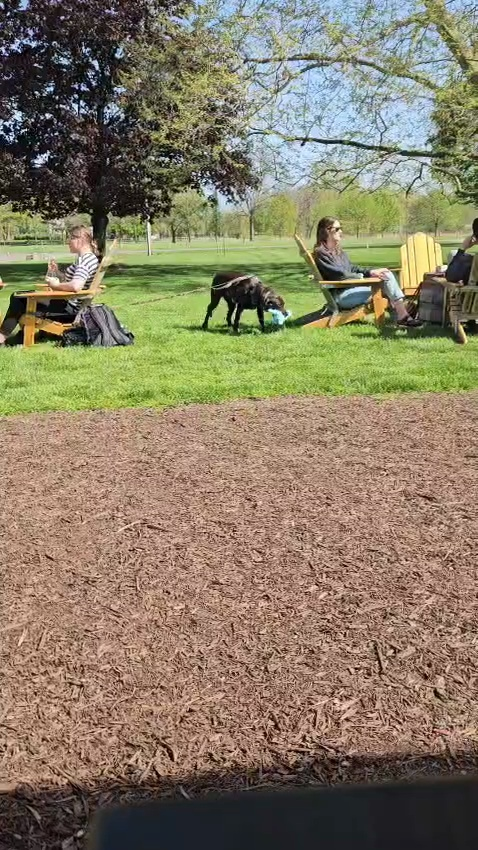
#> input picture frames_opencv/dog_video.MP4/frame_00002.jpg, 478 x 850 px; its folder holds only this picture in this run
$ python detector.py
#> lines starting #> are read from the running program, lines starting #| are printed output that depends on the picture
# import the necessary packages
import argparse
import datetime
import imutils
import time
import cv2
import os
import glob

def detect_motion_in_frames(frames_directory, min_area=500, display=True):
    """
    Process a directory of frame images to detect motion

    Parameters:
    frames_directory (str): Directory containing frame images (should be named in sequence)
    min_area (int): Minimum contour area to be considered motion
    display (bool): Whether to display the processed frames

    Returns:
    list: Frames where motion was detected [(frame_number, bounding_boxes), ...]
    """
#> called with frames_directory = 'frames_opencv/dog_video.MP4', min_area = 500, display = True
    # Get all frame images and sort them
    frame_paths = glob.glob(os.path.join(frames_directory, "frame_*.jpg"))
    frame_paths.sort()

    if len(frame_paths) == 0:
        print("No frames found in the directory.")
        return []

    # Initialize the first frame in the sequence
    firstFrame = None
    results = []

    for i, frame_path in enumerate(frame_paths):
        # Initialize the occupied/unoccupied text
        text = "Unoccupied"

        # Read the current frame
        frame = cv2.imread(frame_path)
#> frame is the input picture: shape (850, 478, 3); mean B, G, R 101.5, 125, 135.5

        if frame is None:
            print(f"Could not read frame: {frame_path}")
            continue

        # Resize the frame, convert it to grayscale, and blur it
        frame = imutils.resize(frame, width=500)
#> frame: shape (889, 500, 3)
        gray = cv2.cvtColor(frame, cv2.COLOR_BGR2GRAY)
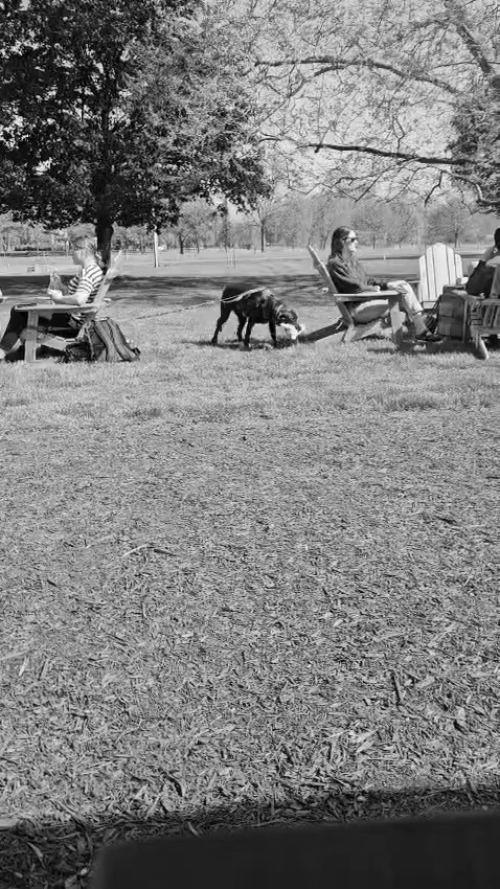
#> gray: shape (889, 500); min 0, max 254, mean 125.3
        gray = cv2.GaussianBlur(gray, (21, 21), 0)
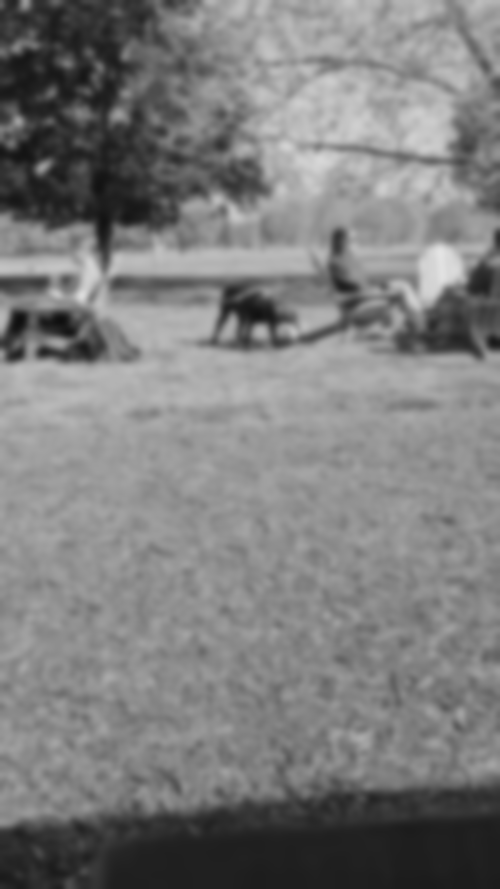
#> gray: shape (889, 500); min 15, max 228, mean 125.3

        # If the first frame is None, initialize it
        if firstFrame is None:
            firstFrame = gray
            continue

        # Compute the absolute difference between the current frame and first frame
        frameDelta = cv2.absdiff(firstFrame, gray)
        thresh = cv2.threshold(frameDelta, 25, 255, cv2.THRESH_BINARY)[1]

        # Dilate the thresholded image to fill in holes, then find contours
        thresh = cv2.dilate(thresh, None, iterations=2)
        cnts = cv2.findContours(thresh.copy(), cv2.RETR_EXTERNAL, cv2.CHAIN_APPROX_SIMPLE)
        cnts = imutils.grab_contours(cnts)

        boxes = []

        # Loop over the contours
        for c in cnts:
            # If the contour is too small, ignore it
            if cv2.contourArea(c) < min_area:
                continue

            # Compute the bounding box for the contour, draw it on the frame,
            # and update the text
            (x, y, w, h) = cv2.boundingRect(c)
            boxes.append((x, y, w, h))
            cv2.rectangle(frame, (x, y), (x + w, y + h), (0, 255, 0), 2)
            text = "Occupied"

        # If motion was detected in this frame, add it to results
        if text == "Occupied":
            frame_number = i
            results.append((frame_number, boxes))

        if display:
            # Draw the text and timestamp on the frame
            cv2.putText(frame, f"Room Status: {text}", (10, 20),
                cv2.FONT_HERSHEY_SIMPLEX, 0.5, (0, 0, 255), 2)
            cv2.putText(frame, f"Frame: {i} - {os.path.basename(frame_path)}",
                (10, frame.shape[0] - 10), cv2.FONT_HERSHEY_SIMPLEX, 0.35, (0, 0, 255), 1)

            # Show the frame and record if the user presses a key
            cv2.imshow("Security Feed", frame)
            cv2.imshow("Thresh", thresh)
            cv2.imshow("Frame Delta", frameDelta)
            key = cv2.waitKey(25) & 0xFF  # Slight delay to control "playback" speed

            # If the 'q' key is pressed, break from the loop
            if key == ord("q"):
                break

    # Close any open windows
    if display:
        cv2.destroyAllWindows()

    return results

def save_results(results, output_path="motion_results.txt"):
    """Save motion detection results to a file"""
#> called with output_path = 'motion_results.txt'
    with open(output_path, 'w') as f:
        f.write(f"Motion detected in {len(results)} frames\n")
        for frame_num, boxes in results:
            f.write(f"Frame {frame_num}: {len(boxes)} objects detected\n")
            for i, (x, y, w, h) in enumerate(boxes):
                f.write(f"  Object {i+1}: x={x}, y={y}, width={w}, height={h}\n")
    print(f"Results saved to {output_path}")

if __name__ == "__main__":
    results = detect_motion_in_frames("frames_opencv/dog_video.MP4")
    save_results = save_results(results)
